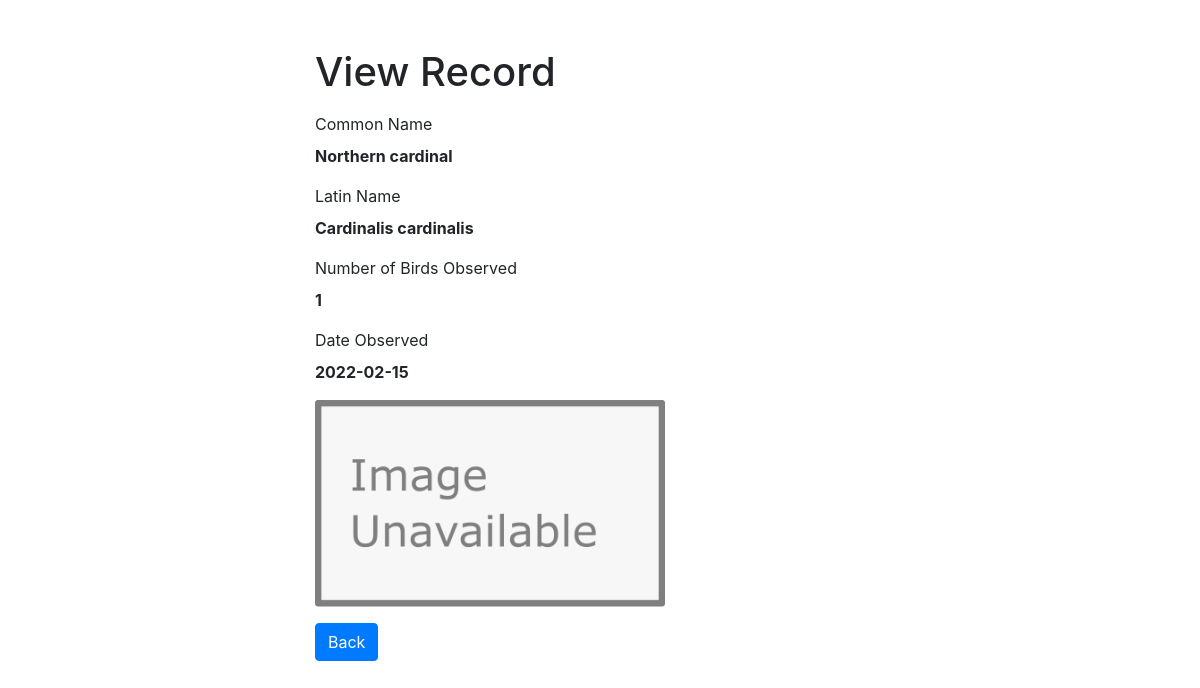
/read.php?bird_id=2, run on the app's committed database.
### tables this page shows
CREATE TABLE IF NOT EXISTS local_birds (
  bird_id         int(11)       NOT NULL AUTO_INCREMENT,
  common_name     varchar(45)   NOT NULL,
  latin_name      varchar(45)   NOT NULL,
  number_of_birds int(11)       NOT NULL,      
  date_observed   date          NOT NULL,
  img             varchar(200)  NULL,
  PRIMARY KEY (bird_id)
);

### dao/abstractDAO.php (called while the page is built, shortened)
<?php
class abstractDAO {
    protected static $DB_HOST = "localhost";
    protected static $DB_PORT = 3306;
    protected static $DB_USERNAME = "appuser";
    protected static $DB_PASSWORD = "password";
    protected static $DB_DATABASE = "birdwatching";
    function __construct() {
        try{
            $this->mysqli = new mysqli(self::$DB_HOST, self::$DB_USERNAME,
                self::$DB_PASSWORD, self::$DB_DATABASE, self::$DB_PORT);
        }catch(mysqli_sql_exception $e){
            throw $e;
        }
    }
}
?>

### dao/birdDAO.php (called while the page is built, shortened)
<?php
require_once('abstractDAO.php');
require_once('./model/bird.php');
class birdDAO extends abstractDAO {
    public function getBird($bird_id) {
        $query = 'SELECT * FROM local_birds WHERE bird_id = ?';
        $stmt = $this->mysqli->prepare($query);
        $stmt->bind_param('i', $bird_id);
        $stmt->execute();
        $result = $stmt->get_result();
        if($result->num_rows == 1){
            $temp = $result->fetch_assoc();
            $bird = new bird($temp['bird_id'],$temp['common_name'], $temp['latin_name'], $temp['number_of_birds'], $temp['date_observed'], $temp['img']);
            return $bird;
        }
        return false;
    }
}
?>

### model/bird.php (called while the page is built, shortened)
<?php
	class Bird{
		private $common_name;
		private $latin_name;
		private $number_of_birds;
		private $date_observed;
		private $img;
		public function getCommonName() {
			return $this->common_name;
		}
		public function setCommonName($c_name) {
			$this->common_name = $c_name;
		}
		public function getLatinName() {
			return $this->latin_name;
		}
		public function setLatinName($l_name) {
			$this->latin_name = $l_name;
		}
		public function getNumberOfBirds(){
			return $this->number_of_birds;
		}
		public function setNumberOfBirds($new_num) {
			$this->number_of_birds = $new_num;
		}
		public function getDateObserved() {
			return $this->date_observed;
		}
		public function setDateObserved($new_date) {
			$this->date_observed = $new_date;
		}
		public function getImage() {
			return $this->img;
		}
		public function setImage($new_img) {
			$this->img = $new_img;
		}
	}
?>

### read.php (the view, shortened to what this page needs)
<?php
require_once('./dao/birdDAO.php');
$birdDAO = new birdDAO();
if(isset($_GET["bird_id"]) && !empty(trim($_GET["bird_id"]))) {
    $bird_id =  trim($_GET["bird_id"]);
    $bird = $birdDAO->getBird($bird_id);
    if($bird->getImage()) {
        $common_name = $bird->getCommonName();
        $latin_name = $bird->getLatinName();
        $number_of_birds = $bird->getNumberOfBirds();
        $date_observed = $bird->getDateObserved();
        $img = $bird->getImage();
    } else if (!$bird->getImage()) {
        $common_name = $bird->getCommonName();
        $latin_name = $bird->getLatinName();
        $number_of_birds = $bird->getNumberOfBirds();
        $date_observed = $bird->getDateObserved();
        $img = "unavailable.png";
    } else {
        header("location: error.php");
        exit();
    }
} else {
    header("location: error.php");
    exit();
}
?>
<!DOCTYPE html>
<html lang="en">
<head>
    <link rel="stylesheet" href="https://stackpath.bootstrapcdn.com/bootstrap/4.5.2/css/bootstrap.min.css">
</head>
<body>
    <div class="wrapper">
        <div class="container-fluid">
            <div class="row">
                <div class="col-md-12">
                    <h1 class="mt-5 mb-3">View Record</h1>
                    <div class="form-group">
                        <label>Common Name</label>
                        <p><b><?php echo $common_name; ?></b></p>
                    </div>
                    <div class="form-group">
                        <label>Latin Name</label>
                        <p><b><?php echo $latin_name; ?></b></p>
                    </div>
                    <div class="form-group">
                        <label>Number of Birds Observed</label>
                        <p><b><?php echo $number_of_birds; ?></b></p>
                    </div>
                    <div class="form-group">
                        <label>Date Observed</label>
                        <p><b><?php echo $date_observed; ?></b></p>
                    </div>
                    <div class="form-group">
                        <img src="imgs/<?php echo $img ?>" width="350">
                    </div>
                    <p><a href="index.php" class="btn btn-primary">Back</a></p>
                </div>
            </div>
        </div>
    </div>
</body>
</html>

### read.php (style rules this page uses)
.wrapper { width: 600px; margin: 0 auto; }

### data on the page
local_birds: common_name "Northern cardinal", latin_name "Cardinalis cardinalis", number_of_birds "1", date_observed "2022-02-15"
